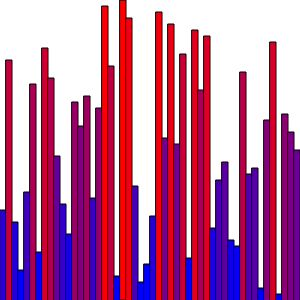
Frame 1 (no input)
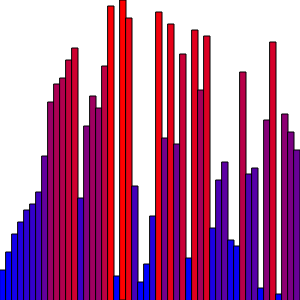
Frame 60 (no input)
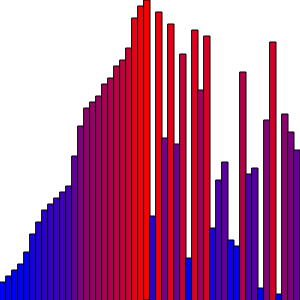
Frame 120 (the mouse pressed at the canvas centre since frame 60)

The p5.js sketch that drew these frames (run headless with seeded random() and noise() and a simulated clock; from frame 60 on, the mouse is pressed at the canvas centre):

// p5.js sketch
// ── sketch.js
/*
Lucas Chacon 
Merge Sort 
2/11/2018
*/
var arrY=[];
var arrX=[];
var displayY = [];
var msCounter =0;
var counter =0;
var inLoopCounter =0;
var displayTemp = [];
function setup() {
  createCanvas(300,300);
   for(var i = 0;i<50;i++){
    arrX[i]=i*6;
    arrY[i]=i*6;
  }
   for(var q =0;q<1000;q++){
    displayY[q]=[];
     for(var z =0;z<50;z++){
    displayY[q][z]=z;
  }
  }
  arrShuffle(arrY);
  mergeSort(arrY,0,arrY.length-1);
  //console.log(inLoopCounter);
}

function draw() {
  background(255);
  if(counter>=msCounter){
    for(var i = 0;i<displayY.length;i++){
      fill(map(displayY[msCounter-1][i],0,299,255,0),0,
    (map(displayY[msCounter-1][i],0,299,0,255)));
     rect(arrX[i],displayY[msCounter-1][i],6,300);
    }
  }
  else{
  for(var j = 0;j<displayY.length;j++){
    fill(map(displayY[counter][j],0,255,255,0),0,
    (map(displayY[counter][j],0,255,0,255)));
    rect(arrX[j],displayY[counter][j],6,300);  
    }
  }
counter++;
  if(counter >msCounter+30){
    counter=0;
  }
}
function mergeSort(arr,lo,hi){
  if(hi<=lo){ 
    return;}
  else{
  var mid= floor((hi+lo)/2);
  mergeSort(arr,lo,mid);
  mergeSort(arr,mid+1,hi);
  merge(arr,lo,mid,hi);
  }
}
function merge(arr,lo,mid,hi){
  var i;
  var j;
  var temp =[];
   for(i=mid+1;i>lo;i--){ temp[i-1]      = arr[i-1];}
   for(j=mid;j<hi;j++){   temp[hi+mid-j] = arr[j+1];}
   for(var k=lo;k<=hi;k++){
    if(temp[j]>temp[i]){ 
      arr[k] = temp[j];
      j--;
      arrayCopy(arrY,0,displayY[msCounter],0,displayY[msCounter].length);
      msCounter++;
     inLoopCounter++;
    }
    else{
       arrayCopy(arrY,0,displayY[msCounter],0,displayY[msCounter].length);
      msCounter++;
      inLoopCounter++;
      arr[k]= temp[i];
      i++;
    }
  }
}
function swap(arr, one,two){
   var temp = arr[one];
  arr[one] = arr[two];
  arr[two] = temp;
}
function arrShuffle(arr){
  for(var s = 0;s<arr.length;s++){
    var choosen = floor(random(arr.length));
    swap(arr,s,choosen);
  }
}
